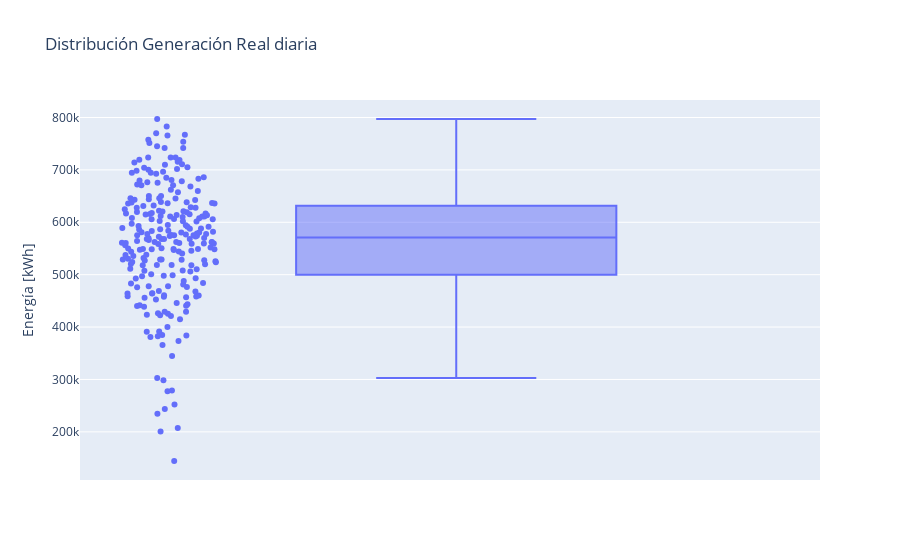

Source (notebook cell):
### Code cell
gen_real_by_day = unfied_hours(gen_real)
# plot a box plot of the data gen_real_by_day
fig = px.box(gen_real_by_day, y=COL_UNIFIED, title='Despacho')
fig.update_traces(jitter=0.3, pointpos=-1.8, boxpoints='all')
fig.update_layout(title='Distribución Generación Real diaria', yaxis_title='Energía [kWh]')

### Figure 1 — Plotly figure (JSON) as saved in the notebook; plotly's stock layout.template omitted (floating-point values rounded to 4 significant figures; data arrays with more than 128 entries replaced by an {"elided": "..."} marker saying what was removed)
{"data": [{"alignmentgroup": "True", "boxpoints": "all", "hovertemplate": "Total=%{y}<extra></extra>", "jitter": 0.3, "legendgroup": "", "marker": {"color": "#636efa"}, "name": "", "notched": false, "offsetgroup": "", "orientation": "v", "pointpos": -1.8, "showlegend": false, "type": "box", "x0": " ", "xaxis": "x", "y": {"elided": "240 float values"}, "y0": " ", "yaxis": "y"}], "layout": {"boxmode": "group", "legend": {"tracegroupgap": 0}, "title": {"text": "Distribución Generación Real diaria"}, "xaxis": {"anchor": "y", "domain": [0, 1]}, "yaxis": {"anchor": "x", "domain": [0, 1], "title": {"text": "Energía [kWh]"}}}}
